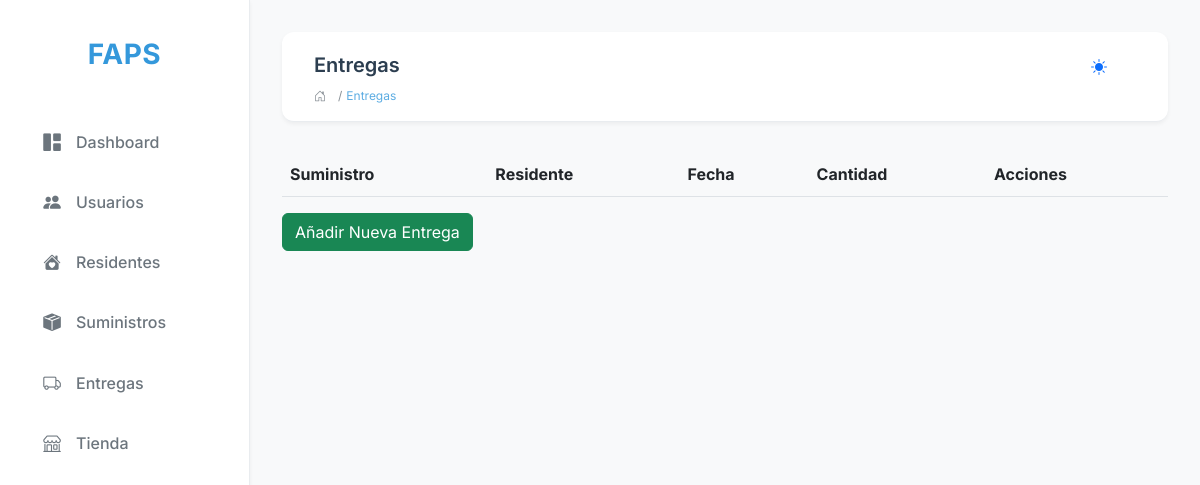
Page /admin/deliveries on the earlier database version.
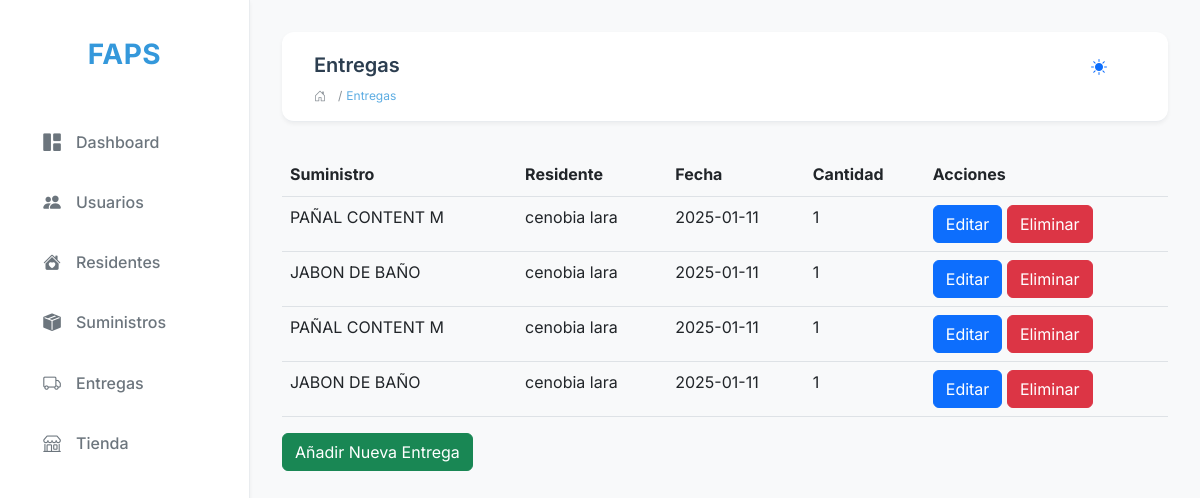
Same page on the later database version.
### app/models.py (models this page shows)
class Delivery(db.Model):
    id = db.Column(db.Integer, primary_key=True)
    supply_id = db.Column(db.Integer, db.ForeignKey('supply.id'), nullable=False)
    resident_id = db.Column(db.Integer, db.ForeignKey('resident.id'), nullable=False)
    quantity = db.Column(db.Integer, nullable=False)
    date = db.Column(db.Date, nullable=False)
    supply = db.relationship('Supply', backref=db.backref('deliveries', lazy=True))
    resident = db.relationship('Resident', backref=db.backref('deliveries', lazy=True))

class Supply(db.Model):
    id = db.Column(db.Integer, primary_key=True)
    name = db.Column(db.String(100), nullable=False)
    category = db.Column(db.String(100), nullable=False)
    quantity = db.Column(db.Integer, nullable=False)
    entry_date = db.Column(db.Date, nullable=False)
    photo = db.Column(db.String(255), nullable=True)
    description = db.Column(db.Text, nullable=True)
    price = db.Column(db.Float, nullable=True)  # Para mostrar el valor referencial

class Resident(db.Model):
    id = db.Column(db.Integer, primary_key=True)
    name = db.Column(db.String(100), nullable=False)
    lastname = db.Column(db.String(100), nullable=False)
    birthday_date = db.Column(db.Date, nullable=False)
    no_identification = db.Column(db.Integer, unique=True, nullable=False)
    health_status = db.Column(db.String(255), nullable=True)
    medical_conditions = db.Column(db.Text, nullable=True)
    medications = db.Column(db.Text, nullable=True)
    medical_history = db.Column(db.Text, nullable=True)
    special_requirements = db.Column(db.Text, nullable=True)

### app/routes/delivery_routes.py (the view)
@delivery_bp.route('/admin/deliveries')
def list_deliveries():
    deliveries = Delivery.query.all()
    return render_template('list_deliveries.html', deliveries=deliveries)

### app/templates/list_deliveries.html (shortened to what this page needs)
{% extends 'base.html' %}
{% block page_title %}Entregas{% endblock %}
{% block breadcrumbs %}
<li class="breadcrumb-item active">Entregas</li>
{% endblock %}
{% block content %}
<table class="table">
    <thead>
        <tr>
            <th>Suministro</th>
            <th>Residente</th>
            <th>Fecha</th>
            <th>Cantidad</th>
            <th>Acciones</th>
        </tr>
    </thead>
    <tbody>
        {% for delivery in deliveries %}
        <tr>
            <td>{{ delivery.supply.name }}</td>
            <td>{{ delivery.resident.name }} {{ delivery.resident.lastname }}</td>
            <td>{{ delivery.date }}</td>
            <td>{{ delivery.quantity }}</td>
            <td>
                <a class="btn btn-primary" href="{{ url_for('delivery_bp.edit_delivery', id=delivery.id) }}">Editar</a>
                <form action="{{ url_for('delivery_bp.delete_delivery', id=delivery.id) }}" method="post" style="display:inline;">
                    <button class="btn btn-danger" type="submit">Eliminar</button>
                </form>
            </td>
        </tr>
        {% endfor %}
    </tbody>
</table>
<a class="btn btn-success" href="{{ url_for('delivery_bp.create_delivery') }}">Añadir Nueva Entrega</a>
{% endblock %}

### app/templates/base.html (shortened to what this page needs)
<!DOCTYPE html>
<html lang="es" data-bs-theme="light">
<head>
    <link href="https://cdn.jsdelivr.net/npm/bootstrap@5.2.3/dist/css/bootstrap.min.css" rel="stylesheet">
    <link rel="stylesheet" href="https://cdn.jsdelivr.net/npm/bootstrap-icons@1.11.3/font/bootstrap-icons.css">
    <link rel="stylesheet" href="{{ url_for('static', filename='css/custom.css') }}">
</head>
<body>
    <div class="sidebar">
        <div class="sidebar-logo">
            <a href="{{ url_for('dashboard') }}">FAPS</a>
        </div>
        <ul class="sidebar-menu">
            <li>
                <a href="{{ url_for('dashboard') }}">
                    <i class="bi bi-grid-1x2-fill"></i>
                    Dashboard
                </a>
            </li>
            <li>
                <a href="{{ url_for('user_bp.list_users') }}">
                    <i class="bi bi-people-fill"></i>
                    Usuarios
                </a>
            </li>
            <li>
                <a href="{{ url_for('resident_bp.list_residents') }}">
                    <i class="bi bi-house-heart-fill"></i>
                    Residentes
                </a>
            </li>
            <li>
                <a href="{{ url_for('supply_bp.list_supplies') }}">
                    <i class="bi bi-box-seam-fill"></i>
                    Suministros
                </a>
            </li>
            <li>
                <a href="{{ url_for('delivery_bp.list_deliveries') }}">
                    <i class="bi bi-truck"></i>
                    Entregas
                </a>
            </li>
            <li>
                <a href="{{ url_for('store_bp.store') }}">
                    <i class="bi bi-shop"></i>
                    Tienda
                </a>
            </li>
        </ul>
    </div>
    <div class="main-content">
        <nav class="navbar">
            <div class="d-flex align-items-center flex-column">
                <div class="navbar-brand mb-0">{% block page_title %}{% endblock %}</div>
                {% if request.endpoint != 'dashboard' %}
                <nav aria-label="breadcrumb">
                    <ol class="breadcrumb mb-0">
                        <li class="breadcrumb-item">
                            <a href="{{ url_for('dashboard') }}" class="text-decoration-none">
                                <i class="bi bi-house-door"></i>
                            </a>
                        </li>
                        {% block breadcrumbs %}{% endblock %}
                    </ol>
                </nav>
                {% endif %}
            </div>
            <div class="navbar-user d-flex align-items-center">
                <button id="themeToggle" class="btn btn-link text-decoration-none me-3">
                    <i class="bi bi-sun-fill theme-icon-active" data-theme-icon-active></i>
                </button>
            </div>
        </nav>
        <div class="content-wrapper">
            {% block content %}{% endblock %}
        </div>
    </div>
</body>
</html>

### app/static/css/custom.css (style rules this page uses)
:root { --bg-primary: #f8f9fa; --bg-secondary: #ffffff; --text-primary: #2c3e50; --text-secondary: #6c757d; --border-color: #e9ecef; --accent-color: #3498db; --accent-hover: #2980b9; --danger-color: #e74c3c; --success-color: #2ecc71; --warning-color: #f1c40f; --info-color: #3498db; --sidebar-width: 250px; --header-height: 60px; --footer-height: 60px; --shadow-sm: 0 2px 4px rgba(0,0,0,0.05); --shadow-md: 0 4px 6px rgba(0,0,0,0.1); --shadow-lg: 0 10px 15px rgba(0,0,0,0.1); --transition: all 0.3s ease; }
* { margin: 0; padding: 0; box-sizing: border-box; }
body { font-family: 'Inter', -apple-system, BlinkMacSystemFont, 'Segoe UI', 'Roboto', sans-serif; background-color: var(--bg-primary); color: var(--text-primary); line-height: 1.6; min-height: 100vh; display: flex; }
.sidebar { background-color: var(--bg-secondary); border-right: 1px solid var(--border-color); height: 100vh; position: fixed; top: 0; left: 0; width: var(--sidebar-width); padding: 1.5rem; box-shadow: var(--shadow-sm); z-index: 1000; transition: var(--transition); display: flex; flex-direction: column; }
.sidebar-logo { text-align: center; margin-bottom: 2rem; padding: 0.5rem; }
.sidebar-logo a { font-weight: 700; font-size: 1.75rem; color: var(--accent-color); text-decoration: none; letter-spacing: 0.5px; display: flex; align-items: center; justify-content: center; gap: 0.5rem; }
.sidebar-menu { list-style: none; padding: 0; margin: 0; flex-grow: 1; }
.sidebar-menu li { margin-bottom: 0.5rem; }
.sidebar-menu a { text-decoration: none; color: var(--text-secondary); display: flex; align-items: center; padding: 0.75rem 1rem; border-radius: 8px; transition: var(--transition); font-weight: 500; }
.sidebar-menu a i { margin-right: 0.75rem; font-size: 1.1rem; width: 1.5rem; text-align: center; }
.main-content { margin-left: var(--sidebar-width); padding: 2rem; min-height: 100vh; transition: var(--transition); width: calc(100% - var(--sidebar-width)); display: flex; flex-direction: column; }
.navbar { background-color: var(--bg-secondary); border-bottom: 1px solid var(--border-color); padding: 1rem 2rem; margin-bottom: 2rem; border-radius: 12px; box-shadow: var(--shadow-sm); display: flex; justify-content: space-between; align-items: flex-start; }
.navbar .d-flex.align-items-center.flex-column { align-items: flex-start !important; }
.navbar-brand { font-size: 1.25rem; font-weight: 600; color: var(--text-primary); margin-bottom: 0.25rem !important; line-height: 1.2; }
.content-wrapper { flex-grow: 1; padding-bottom: var(--footer-height); }
.breadcrumb { font-size: 0.75rem; margin: 0; padding: 0; opacity: 0.8; }
.breadcrumb-item + .breadcrumb-item::before { color: var(--text-secondary); padding: 0 0.25rem; }
.breadcrumb-item a { color: var(--text-secondary); text-decoration: none; }
.breadcrumb-item.active { color: var(--accent-color); }

Differences in the rows shown:
added Delivery: supply.name "PAÑAL CONTENT M", resident.name "cenobia", resident.lastname "lara", date "2025-01-11", quantity "1"
added Delivery: supply.name "JABON DE BAÑO", resident.name "cenobia", resident.lastname "lara", date "2025-01-11", quantity "1"
added Delivery: supply.name "PAÑAL CONTENT M", resident.name "cenobia", resident.lastname "lara", date "2025-01-11", quantity "1"
added Delivery: supply.name "JABON DE BAÑO", resident.name "cenobia", resident.lastname "lara", date "2025-01-11", quantity "1"
